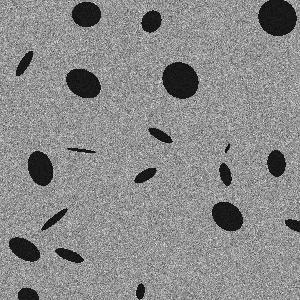
#> input picture src/example/example_ellipses_20_1.tif, 300 x 300 px, found by its file name; its folder holds only this picture in this run
$ jupyter execute --allow-errors example.ipynb
#> lines starting #> are read from the running program, lines starting #| are printed output that depends on the picture; after the words box and inside, x2 and y2 are one past the last pixel; in counts of white or black regions, pixels touching at a corner belong together
### src/preprocessing_images.py
import numpy as np
from scipy import ndimage
from math import ceil, floor
from skimage.util import view_as_windows
from skimage.filters import threshold_otsu
from itertools import product
from os import listdir
from os.path import isfile, join
from PIL import Image
import utils as ut
from importlib import reload
reload(ut)

# [246 lines left out: functions trim, otsu_threshold, minimum, extract_patches, get_coords, SEDT and 1 more, not called in this run]

### src/utils.py
import numpy as np
import pandas as pd
from os import listdir, mkdir
from os.path import isfile, join, exists
from PIL import Image

# [118 lines left out: functions directory, check_ext, import_images, find_files, combine_stats_files, not called in this run]

### src/run_process.py
# -*- coding: utf-8 -*-

from os import listdir, rmdir, remove
from os.path import isfile, join, exists
import logging
import time
import datetime as dt
from importlib import reload
import pandas as pd
import numpy as np
from PIL import Image

# local imports
import utils as ut
import preprocessing_images as preprocess
import persistent_homology_SEDT as ph
import persistence_statistics_per_quadrant as stats
import plots
import SVM as svm
reload(ut)
reload(preprocess)
reload(ph)
reload(stats)
reload(plots)
reload(svm)

# setup logging
logger = logging.getLogger("run_porosity_analysis")
logger.setLevel(logging.DEBUG)
console = logging.StreamHandler()
stream_formatter = logging.Formatter('%(levelname)s - %(message)s')
console.setFormatter(stream_formatter)
logger.addHandler(console)


def topological_porosity_analysis(
    path,
    logger,
    threshold_func,
    patch_shape=300,
    background_val = 0,
    stride=None,
    trim=True,
    single_file=None,
    split_radius=-2,
    save_persistence_diagrams=False,
    analysis_plots=False,
    classification=False,
    feature_cols=None,
    filenames_map=None,
    runs=100,
    strat_col=None,
    cross_val='stratkfold',
    param_grid_SVC = {'C': [1,2,3], 'kernel': ('rbf','linear')}
    ):
    """Takes a set of grayscale images, or a single file,
    thresholds to binary with threshold_func
    optionally trims the binary images of background_val
    pads them into exact multiples of patch_shape
    and then cuts them into square patches stride apart.
    Each binary patch is transformed with a Signed Euclidean Distance transform
    before the persistent homology is calculated using cubical complexes
    with the filtration built over sublevel sets of the SEDT transformed patch.
    The persistence birth, death intervals are saved out for 0 and 1 homology,
    and the persistence diagrams are made and optionally plotted.
    Summary statistics of these intervals are calculated per quadrant.
    split radius calculates the number of points in quadrant 2 of H_0
    in [-inf, split_radius] and (split_radius, 0].

    Args:
        path (string): location as a string of grayscale images as .tiff files
        logger (logging.Logger object): logs the process
        threshold_func (function): takes in a numpy array of a grayscale image
            and returns a binary image
        patch_shape (int, optional): pixel length and width of patches to take.
             Defaults to 300.
        background_val (int, optional): value [0,1] of image that is background
            after binary. Defaults to 0.
        stride (int, optional): number of pixels to move accross/down image
            before taking next patch. Defaults to None.
        trim (bool, optional): whether to trim empty rows and columns before
             padding to take patches. Defaults to True.
        single_file (string, optional): filename if single file not all images
             in path location. Defaults to None.
        split_radius (int, optional): split radius calculates the number of
            points in quadrant 2 of H_0 in [-inf, split_radius] and
            (split_radius, 0]. Defaults to -2.
        save_persistence_diagrams (bool, optional): saves plots of persistence
             diagrams. Defaults to False.
        analysis_plots (bool, optional): If True saves box plots comparing groups
            defined by filenames map. Defaults to False
        classification (bool, optional). If True, a SVC will be used to classify
            into groups (filenames_map) using the specified feature_cols,
            with runs, strat_col, cross_val and param_grid_SVC specifying
            parameters. Defaults to False.
        feature_cols (list, optional). If None, will use all statistics.
            If list of string statistic names, will use specified.
        filenames_map (dict, optional) dictionary with each image filename
            (string) as keys, and a group name as values.
        runs (optional, int). Number of training runs for SVC. Defaults to 100.
        strat_col (optional, string) column to stratify the kfold CV across.
        cross_val (optional, string) Defaults to 'stratkfold'
        param_grid_SVC (parameter grid to train SVC. Defaults to
            {'C': [1,2,3], 'kernel': ('rbf','linear')}

    Returns:
        pandas DataFrame: topological statistics per quadrant for .tiff image
            files in path
    """
    start_time = time.time()
    date = dt.datetime.now().strftime("%Y_%m_%d_Time_%H_%M")
    logger.info(f"process started {date}")

    #define all paths
    run_path = f"{path}{date}/"
    binary_path = f"{run_path}binary/"
    padded_path = f"{run_path}padded/"
    patch_path = f"{run_path}patches/"
    SEDT_path = f"{run_path}SEDT/"
    idig_path = f"{run_path}idiagrams/"
    interval_path = f"{run_path}persistence_intervals/"
    if save_persistence_diagrams:
        pd_path = f"{run_path}persistence_diagrams/"
    stats_path = f"{run_path}statistics/"
    if analysis_plots:
        plot_path = f"{run_path}plots/"
    # check or create all paths
    ut.directory(run_path)
    if threshold_func:
        ut.directory(binary_path)
    ut.directory(padded_path)
    ut.directory(patch_path)
    ut.directory(SEDT_path)
    ut.directory(idig_path)
    ut.directory(interval_path)
    if save_persistence_diagrams:
        ut.directory(pd_path)
    ut.directory(stats_path)
    if analysis_plots:
        ut.directory(plot_path)
    logger.info("directories created")

    logger.info(f"path to images: {path}")
    # if is modification for a single file from a folder
    # else gets all filenames from folder
    if single_file is not None:
        filenames = [single_file]
        logger.info(f"single image file: { filenames}")
    else:
        filenames = [file for file in listdir(path)
                        if isfile(join(path, file))]

    #check tif or tiff files only
    filenames = ut.check_ext(filenames,['tif','tiff'],logger)
    logger.info(f"number of image files: {len(filenames)}")

    # read images from filenames
    images = ut.import_images(path,filenames)
    logger.info(f"Imported {len(images)} images")

    # threshold to binary
    if threshold_func:
        for k in range(len(images)):
            binary_im = threshold_func(images[k])
            # check images binary
            if not np.isin(binary_im,[0,1]).all():
                logger.error("image is not binary")
            else:
                Image.fromarray(binary_im).save(f"{binary_path}{filenames[k]}")

    logger.info(f"Completed threshold for {len(filenames)} images")

    binary_filenames = [file for file in listdir(binary_path)
                        if isfile(join(binary_path, file))]
    binary_filenames = ut.check_ext(binary_filenames,['tif','tiff'],logger)

    # initialise coordinate save file
    with open(f"{run_path}patch_coords.csv", "w") as outfile:
        outfile.write("filename,image_shape_x,image_shape_y,patch_number,"\
            +"patch_width,patch_height,coord_array_row,coord_array_col\n")
    for filename in binary_filenames:
        preprocess.image_to_patches(
            run_path,
            filename,
            logger,
            patch_shape,
            stride=stride,
            pad_val=0,
            percentage_background=1,
            background_val=background_val,
            trim_first=trim,
            edge_val=0)
    logger.info("Completed patching images")

     #read in patches from patch path, so filenames in correct order
    patch_filenames = [file for file in listdir(patch_path)
                        if isfile(join(patch_path, file))]

    patch_filenames = ut.check_ext(patch_filenames,['tif','tiff'],logger)

    # Signed Euclidean Distance Transform of each patch
    for name in patch_filenames:
        patch = ut.import_images(patch_path, [name])[0]
        SEDT_patch = preprocess.SEDT(patch)
        Image.fromarray(SEDT_patch).save(f"{SEDT_path}{name}")

    SEDT_patch_filenames = [file for file in listdir(SEDT_path)
                            if isfile(join(SEDT_path, file))]
    SEDT_patch_filenames = ut.check_ext(
        SEDT_patch_filenames,
        ['tif','tiff'],
        logger
        )

    #creating idiagrams, calculates persistent homology on SEDT patches
    logger.info("starting persistence")

    for SEDT_patchname in SEDT_patch_filenames:
        SEDT_patch = ut.import_images(SEDT_path, [SEDT_patchname])[0]
        ph.peristent_homology_sublevel_cubic(
            SEDT_patch,
            SEDT_patchname,
            run_path,
            plot_persistence_diagrams=save_persistence_diagrams)

    logger.info("patches persistent homology calculated")

    #finding existing interval files
    intervals_to_find = [f"PD_dim_{dim}_{name[:-4]}.csv"\
                            for name in SEDT_patch_filenames for dim in [0,1]]
    interval_files = ut.find_files(
        intervals_to_find,
        interval_path,
        logger)

    for interval_name in interval_files:
        dim = int(interval_name[7])
        intervals = pd.read_csv(interval_path+interval_name,
                                names=["birth", "death"])
        stats.quadrant_statistics(
            intervals,
            dim,
            interval_name,
            stats_path,
            split_radius=split_radius)

    # combine all statistics files
    stats_df = ut.combine_stats_files(
        stats_path,
        run_path,
        "all_statistics.csv",
        logger
        )
    logger.info(f"Combined statistics files: {run_path}all_statistics.csv")
    # check single stats file exists
    if exists(f"{run_path}all_statistics.csv"):
        #  remove single stats files
        stats_files = [file for file in listdir(stats_path)
                            if isfile(join(stats_path, file))]
        for name in stats_files:
            remove(stats_path+name)
        rmdir(stats_path)
        for name in SEDT_patch_filenames:
            remove(SEDT_path+name)
        rmdir(SEDT_path)
        for name in binary_filenames:
            remove(binary_path+name)
        rmdir(binary_path)

    else:
        logger.warn("Failed to combine statistics files")

    if analysis_plots:
        plots.analysis_plots(
            stats_df,
            filenames_map,
            plot_path,
            feature_cols)
        logger.info(f"Plots saved to {plot_path}")

    if classification:
        logger.info("Classification beginning")
        svm_results = svm.classification_one_v_one(
            stats_df,
            run_path,
            logger,
            feature_cols,
            filenames_map,
            runs=runs,
            strat_col=strat_col,
            cross_val=cross_val,
            param_grid_SVC = param_grid_SVC
        )

        return stats_df, svm_results

    logger.info("pipeline executed time(m): "
                +str(round((time.time()-start_time)/60, 2)))
    return stats_df

### src/example.ipynb
# Topological Bone Porosity Analysis
# Example Process

First load in a couple of images.
You should see the first three (left) example images have 20 'pores' and the three on the right have 60 'pores'.

[cell 1]
from PIL import Image
import numpy as np
import matplotlib.pyplot as plt
import os, sys
from skimage.filters import threshold_otsu
import pandas as pd
import homcloud.interface as hc
import logging
logger = logging.getLogger("example")

from matplotlib import rcParams
rcParams.update({'font.size': 12})
import utils
import preprocessing_images as preprocess
import persistent_homology_SEDT as ph
import persistence_statistics_per_quadrant as stats

src_path = os.path.realpath('..')
sys.path.append(src_path)
path=os.getcwd()+'\\example\\'

filenames = [
    "example_ellipses_20_1.tif",
    "example_ellipses_20_2.tif",
    "example_ellipses_20_3.tif",
    "example_ellipses_60_1.tif",
    "example_ellipses_60_2.tif",
    "example_ellipses_60_3.tif"
    ]

images=[]
#> (the rest of this cell did not finish here and is left out)

Next we want to threshold each image to binary. Here we use Ostu's thresholding technique.

[cell 2]
binary_images = []
#> binary_images = []
thresholds = []
for image in images:
    val = threshold_otsu(image)
    thresholds.append(val)
    binary_im = (image > val).astype(int)
    binary_images.append(binary_im)
#> this loop made 1 pass
#> val on pass 1: 89.44
#> pass 1, `binary_im = (image > val).astype(int)`:
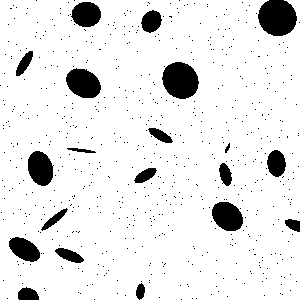
#> binary_im: shape (300, 300) int64; values 0 (black) and 1 (white), 90.4% white; 632 black regions (612 under 20 px), largest, box (x1, y1, x2, y2) and area: (258, 0, 297, 36) 1115, (162, 62, 199, 99) 1043, (66, 68, 101, 98) 779
#> after the loop, binary_images = 1 item; thresholds = [89.44]

print(f"Thresholds: {thresholds}")
#| Thresholds: [89.4389]

#plot the images
fig,ax = plt.subplots(1,6,gridspec_kw = {'wspace':0.1, 'hspace':0.1}, figsize=(15,10))
#> (the rest of this cell did not finish here and is left out)

Normally, we'd trim redundant background rows and columns off the binary images.
Because these images don't have background, we include the code and nothing gets trimmed.

[cell 3]
# trim the images of border rows full of 0s (edge_val)
trimmed_binary_images = []
for binary_image in binary_images:
    trimmed_binary_images.append(preprocess.trim(binary_image, edge_val=0))
#> this loop made 1 pass
#> after the loop, trimmed_binary_images = 1 item


#plot the images
fig,ax = plt.subplots(1,6,gridspec_kw = {'wspace':0.1, 'hspace':0.1}, figsize=(15,10))
#> (the rest of this cell did not finish here and is left out)

Next we want to take non overlapping patches of each image,
here we're going to take 100 x 100 pixels square patches.
This requires us to pad the images to integer mutliples of the patch shape,
 so that all patches are the same size. We can also discard all patches that
  are entirely background (all 0s) for both images, which in this case is none.

[cell 4]
# pad the binary images and cut into 100 x 100 pixels patches
patch_shape = 100
pad_val = 0
background_val = 0

padded_images = []
patches_per_image = []
patch_coords = []
padded_shape = []

for image in trimmed_binary_images:
    # extracts square patches size patch_size x patch_size stride apart
    padded_image, patches, coords = preprocess.extract_patches(
        image,
        patch_shape,
        pad_val=pad_val,
        stride=100)
    padded_images.append(padded_image)
    padded_shape.append(padded_image.shape)

    patches_to_keep = []
    patch_coords_to_keep = []
    patches_discarded = 0
    for j in range(len(patches)):
        patch = patches[j]
        coord = coords[j]
        # how much of the patch is background?
        patch_background_percentage = np.sum(patch <= background_val)/(patch_shape*patch_shape)
        # keep patch if it's not entirely background
        if  (patch_background_percentage < 1.0):
            patches_to_keep.append(patch)
            patch_coords_to_keep.append(coord)

    patches_per_image.append(patches_to_keep)
    patch_coords.append(patch_coords_to_keep)
#> this loop made 1 pass
#> after the loop, padded_images = 1 item; padded_shape = [(300, 300)]; patch_coords = [[(0, 0), (0, 100), (0, 200), (100, 0), (100, 100), (100, 200), (200, 0), (200, 100), (200, 200)]]; patches_per_image = 1 item

We can plot the patches for one of the images (last one).
Alter s between [0,5] below to show the other images.

[cell 5]
s=5

# plot the binary patches for the last image
#> (the rest of this cell did not finish here and is left out)

Perform a signed Euclidean distance transform per patch

[cell 6]
SEDT_patches_per_image = []
for patches in patches_per_image:
    SEDT_patches = []
    for j in range(len(patches)):
        SEDT_patch = preprocess.SEDT(patches[j])
        SEDT_patches.append(SEDT_patch)
    SEDT_patches_per_image.append(SEDT_patches)
#> this loop made 1 pass
#> pass 1, in SEDT, `inverse_image = np.logical_not(image).astype(int)`:
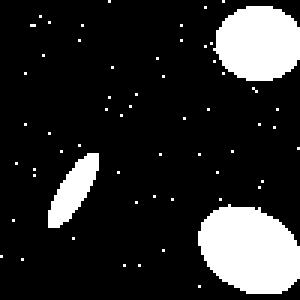
#> inverse_image: shape (100, 100) int64 (shown 3 times larger); values 0 (black) and 1 (white), 16.2% white; 60 white regions (57 under 20 px), largest, box (x1, y1, x2, y2) and area: (66, 68, 100, 98) 774, (71, 2, 100, 27) 576, (16, 51, 33, 76) 213
#> pass 1, in SEDT, `edt_1_to_0 = ndimage.distance_transform_edt(image)`:
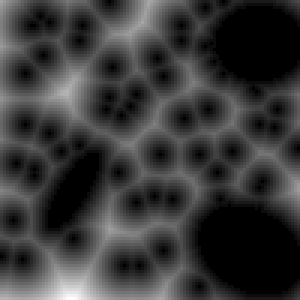
#> edt_1_to_0: shape (100, 100) float64 (shown 3 times larger); min 0, max 20.02, mean 4.5; drawn with min black and max white
#> pass 1, in SEDT, `edt_0_to_1 = ndimage.distance_transform_edt(inverse_image)`:
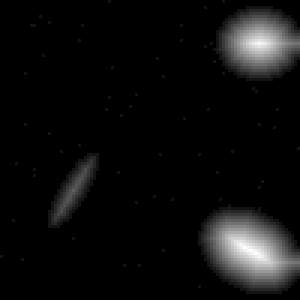
#> edt_0_to_1: shape (100, 100) float64 (shown 3 times larger); min 0, max 13.42, mean 0.758; drawn with min black and max white
#> pass 1, in SEDT, `edt_0_to_1 = - edt_0_to_1`:
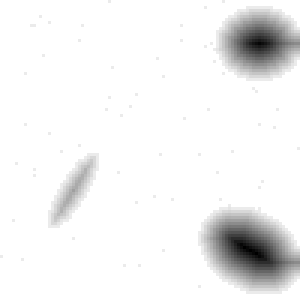
#> edt_0_to_1: shape (100, 100) float64 (shown 3 times larger); min -13.42, max 0, mean -0.758; drawn with min black and max white
#> after the loop, SEDT_patches_per_image = 1 item

Let's plot the signed Euclidean distance transform of some patches.
To do the same for other images, set s to an integer in [0,5]

[cell 7]
# get the SEDT patches for image s
s= 0

from matplotlib.colors import LinearSegmentedColormap, TwoSlopeNorm
from mpl_toolkits.axes_grid1 import make_axes_locatable

# make custom colourmap, set zero as midpoint
specific_colors = LinearSegmentedColormap.from_list('name',
    [(0,'k'),(0.3,'b'),(0.5,'w'),(0.8,'g'),(1,'k')],N=1000)

#> (the rest of this cell did not finish here and is left out)

Calculate the persistent homology for all the patches, using the signed Euclidean distance transform.
This process produces .idiagram files, which will need to be saved out and
csv files of the persistence diagrams as birth death intervals,
 for H0 and H1 respectively.

[cell 8]
# calculate sublevel set cubical homology persistence for each image

idiagram_path= path+'idiagrams/'
utils.directory(idiagram_path)
interval_path = path+'persistence_intervals/'
utils.directory(interval_path)
#> (the rest of this cell did not finish here and is left out)

Now we need to read all the persistence diagrams (interval) files.
Then calculate the statistics per quadrant for each persistence diagram.
Split radius can be set to count the number of pores with radius less than or
 greater than or equal to a specific value.
 It's faster to save out a statistics file per persistence diagram, then
 combine into a single file.

[cell 9]
interval_filenames = [file for file in os.listdir(interval_path)
                      if os.path.isfile(os.path.join(interval_path, file))]
interval_files = []
for name in interval_filenames:
    interval_files.append(
        pd.read_csv(
            interval_path+name,
            header=None,
            names=['birth','death']
            )
        )

stats_path = path+'stats\\'
utils.directory(stats_path)

for j in range(len(interval_files)):
    dim = int(interval_filenames[j][7])
    stats.quadrant_statistics(
        interval_files[j],
        dim,
        interval_filenames[j],
        stats_path,
        split_radius=-2)

# combine all statistics files
#> (the rest of this cell did not finish here and is left out)

#> in combine_stats_files, `filenames_h0 = [name for name in files if int(name[7])==0]`: filenames_h0 = []
# delete individual files & location
stats_files = [os.remove(stats_path+file) for file in os.listdir(stats_path)]
os.rmdir(stats_path)

Now that we've calculated the persistence statistics, lets look at some plots!
To compare, we'll group patches from the first three images with 20 pores
together, and likewise for the patches from images with 60 pores.
Also, we'll look at a specific subset of the statistic, as specified in
feature_cols.

#> (a cell that did not finish here is left out)

These persistence statistcs (and many others that we can calculate) can be used
for classification with a support vector machine.

Below, we demonstrate how to run the entire process, using the main function
in run_process.py. Results save in example folder in current date/time folder
for each run.

[cell 11]
path=os.getcwd()+'\\example\\'
feature_cols = [
    '0_num_points',
    '0_num_points_less_eq_-2',
    '0_avg_birth',
    '0_stddev_birth',
    '0_skew_birth',
    '0_percentile_25_birth',
    '0_percentile_75_birth',
    '0_iqr_birth',
    '0_avg_death',
    '0_stddev_death',
    '0_skew_death',
    '0_percentile_25_death',
    '0_percentile_75_death',
    '0_iqr_death',
    '0_pers_entropy',
    '1_num_points',
    '1_avg_birth',
    '1_stddev_birth',
    '1_skew_birth',
    '1_percentile_25_birth',
    '1_percentile_75_birth',
    '1_iqr_birth',
    '1_avg_death',
    '1_stddev_death',
    '1_skew_death',
    '1_percentile_25_death',
    '1_percentile_75_death',
    '1_iqr_death',
    '1_pers_entropy']
filenames_map = {
    "example_ellipses_20_1.tif":"group_a",
    "example_ellipses_20_2.tif":"group_a",
    "example_ellipses_20_3.tif":"group_a",
    "example_ellipses_60_1.tif":"group_b",
    "example_ellipses_60_2.tif":"group_b",
    "example_ellipses_60_3.tif":"group_b"
    }
import run_process
#> (the rest of this cell did not finish here and is left out)

#> in topological_porosity_analysis, `images = ut.import_images(path,filenames)`: images = 1 item
#> the loop in topological_porosity_analysis, `for k in range(len(images)):` made 1 pass
